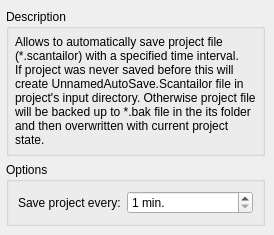
      <widget class="QWidget" name="pageAutoSaveProject">
       <layout class="QVBoxLayout" name="verticalLayout_35">
        <property name="spacing">
         <number>6</number>
        </property>
        <property name="leftMargin">
         <number>6</number>
        </property>
        <property name="topMargin">
         <number>9</number>
        </property>
        <property name="rightMargin">
         <number>9</number>
        </property>
        <property name="bottomMargin">
         <number>9</number>
        </property>
        <item>
         <widget class="QGroupBox" name="groupBox_12">
          <property name="title">
           <string>Description</string>
          </property>
          <layout class="QVBoxLayout" name="verticalLayout_16">
           <property name="spacing">
            <number>6</number>
           </property>
           <property name="leftMargin">
            <number>6</number>
           </property>
           <property name="topMargin">
            <number>6</number>
           </property>
           <property name="rightMargin">
            <number>6</number>
           </property>
           <property name="bottomMargin">
            <number>6</number>
           </property>
           <item>
            <widget class="QLabel" name="lblAutoSaveProjectDescr">
             <property name="text">
              <string>Allows to automatically save project file (*.scantailor) with a specified time interval.
If project was never saved before this will create UnnamedAutoSave.Scantailor file in project's input directory. Otherwise project file will be backed up to *.bak file in the its folder and then overwritten with current project state.</string>
             </property>
             <property name="alignment">
              <set>Qt::AlignLeading|Qt::AlignLeft|Qt::AlignTop</set>
             </property>
             <property name="wordWrap">
              <bool>true</bool>
             </property>
             <property name="textInteractionFlags">
              <set>Qt::LinksAccessibleByMouse|Qt::TextSelectableByKeyboard|Qt::TextSelectableByMouse</set>
             </property>
            </widget>
           </item>
          </layout>
         </widget>
        </item>
        <item>
         <widget class="QGroupBox" name="optAutoSaveProject">
          <property name="title">
           <string>Options</string>
          </property>
          <layout class="QFormLayout" name="formLayout_2">
           <item row="0" column="0">
            <widget class="QLabel" name="label_4">
             <property name="text">
              <string>Save project every:</string>
             </property>
            </widget>
           </item>
           <item row="0" column="1">
            <widget class="QSpinBox" name="sbSavePeriod">
             <property name="suffix">
              <string> min.</string>
             </property>
             <property name="minimum">
              <number>1</number>
             </property>
             <property name="maximum">
              <number>99999</number>
             </property>
             <property name="value">
              <number>1</number>
             </property>
            </widget>
           </item>
          </layout>
         </widget>
        </item>
       </layout>
      </widget>
